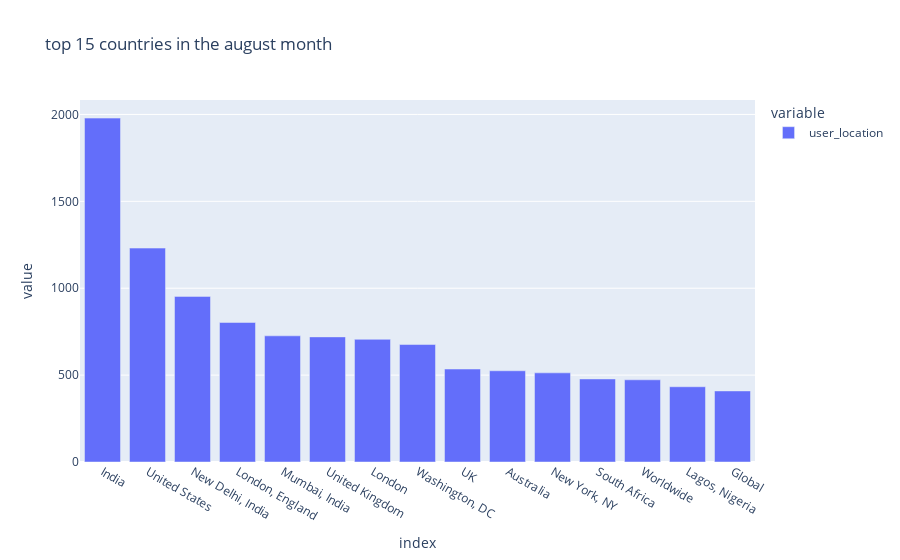

This figure's notebook cell:
### Code cell
import plotly.express as px
fig = px.bar(august[0:15],title="top 15 countries in the august month")
fig.show()

### Figure 1 — Plotly figure (JSON) as saved in the notebook; plotly's stock layout.template omitted (floating-point values rounded to 4 significant figures)
{"data": [{"alignmentgroup": "True", "hovertemplate": "variable=user_location<br>index=%{x}<br>value=%{y}<extra></extra>", "legendgroup": "user_location", "marker": {"color": "#636efa"}, "name": "user_location", "offsetgroup": "user_location", "orientation": "v", "showlegend": true, "textposition": "auto", "type": "bar", "x": ["India", "United States", "New Delhi, India", "London, England", "Mumbai, India", "United Kingdom", "London", "Washington, DC", "UK", "Australia", "New York, NY", "South Africa", "Worldwide", "Lagos, Nigeria", "Global"], "xaxis": "x", "y": [1979, 1231, 953, 803, 726, 720, 706, 676, 535, 525, 513, 478, 473, 433, 409], "yaxis": "y"}], "layout": {"barmode": "relative", "legend": {"title": {"text": "variable"}, "tracegroupgap": 0}, "title": {"text": "top 15 countries in the august month"}, "xaxis": {"anchor": "y", "domain": [0, 1], "title": {"text": "index"}}, "yaxis": {"anchor": "x", "domain": [0, 1], "title": {"text": "value"}}}}
